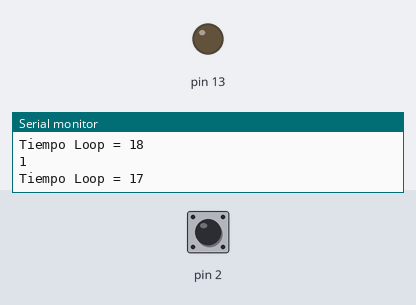
Simulated run of this sketch. Board: Arduino Uno, built with avr-gcc and run on an emulated ATmega328P. On the bench: output pins drawn as LEDs (lit = HIGH), the last lines printed to the serial monitor. Dashed ring = blinking. Inputs (shaded band) come from the test bench; at power-on: pin 2 HIGH.

Above: at 1.2 s.
1.3 s: pin 2 pulled LOW for 0.15 s
At 1.39 s:
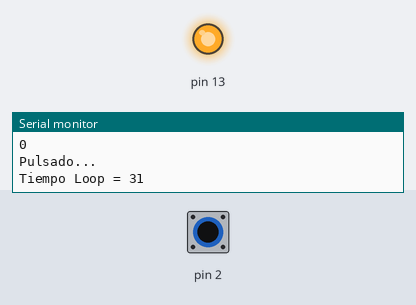
2.9 s: pin 2 pulled LOW for 1 s
At 4.7 s:
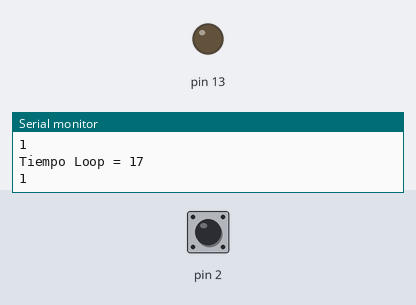
6.9 s: pin 2 pulled LOW for 3.2 s
At 7.2 s:
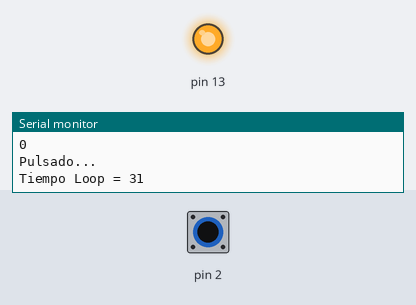
11.6 s: pin 2 pulsed LOW 5 times (0.12 s each, 0.3 s apart)
At 11.69 s:
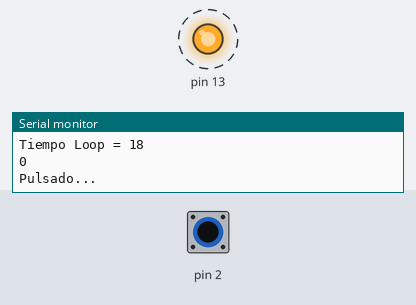
16.1 s: pin 2 pulsed LOW 5 times (0.12 s each, 0.3 s apart)
At 17.9 s:
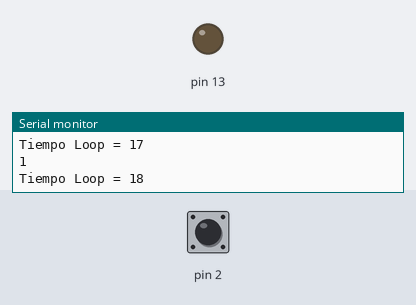
Timing chart, 0 to 19.4 s (numbered marks = the images above; inputs shaded):
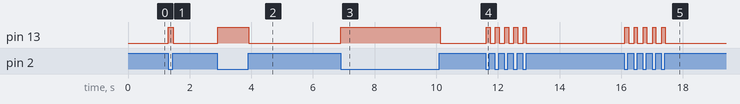

The sketch:

Ejercicio08-pullup_tiempo.ino
```cpp
unsigned long tiempo_loop;

void setup(){
  Serial.begin(9600);
  pinMode(2, INPUT_PULLUP);
  pinMode(13, OUTPUT);
  tiempo_loop = millis();
}

void loop(){
  Serial.print("Tiempo Loop = ");
  Serial.println(millis() - tiempo_loop);
  tiempo_loop = millis();
  int sensorVal = digitalRead(2);
  Serial.println(sensorVal);
  if (sensorVal == HIGH) {
    digitalWrite(13, LOW);
  }
  else {
    digitalWrite(13, HIGH);
	Serial.println("Pulsado...");
  }
}
```

Measured:
- after the input at 1.3 s, pin 13: LOW → HIGH at once, → LOW 0.17 s later
- after the input at 2.9 s, pin 13: LOW → HIGH at once, → LOW 1.0 s later
- after the input at 6.9 s, pin 13: LOW → HIGH at once, → LOW 3.2 s later
- after the input at 11.6 s, pin 13: alternates HIGH for 0.14 s and LOW for 0.16 s, 10 changes in all, then stays LOW, starting at once
- after the input at 16.1 s, pin 13: alternates HIGH for 0.10 s and LOW for 0.20 s, 10 changes in all, then stays LOW, starting at once
